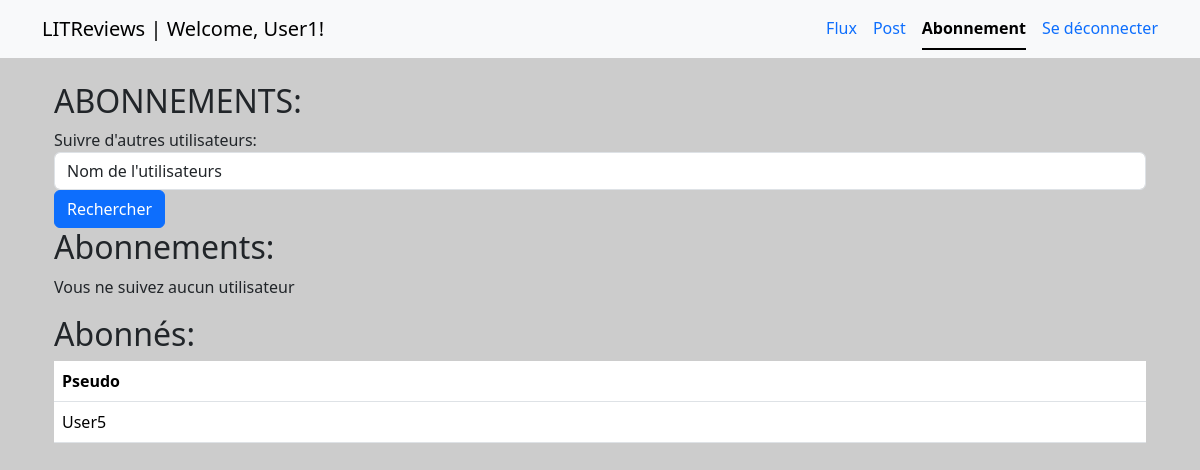
The page /LITReviews/subscription/ (signed in) on the database as committed earlier.
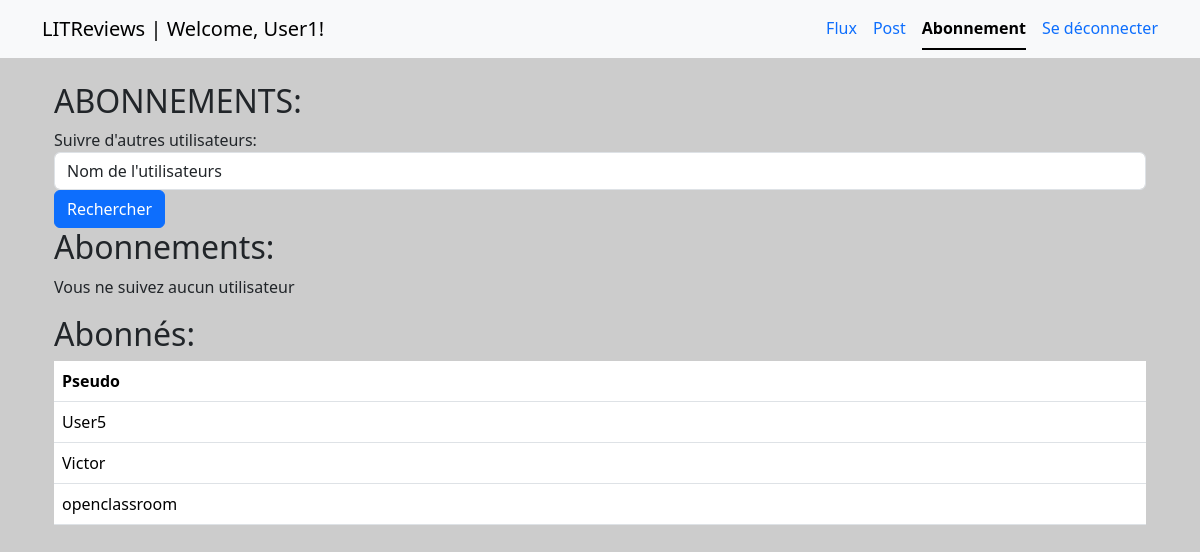
The same page on the database as committed later.
### LITReviews/models.py (models this page shows, shortened)
class UserFollows(models.Model):
    user = models.ForeignKey(
        to=settings.AUTH_USER_MODEL, on_delete=models.CASCADE, related_name="following"
    )
    followed_user = models.ForeignKey(
        to=settings.AUTH_USER_MODEL, on_delete=models.CASCADE, related_name="followers"
    )
    class Meta:
        unique_together = (
            "user",
            "followed_user",
        )

### accounts/models.py (models this page shows)
class User(AbstractUser):
    pass

### LITReviews/views.py (the view, shortened to what this page needs)
# urls.py: path("LITReviews/subscription/", views.subscription_view, name="subscription"),
@login_required
def subscription_view(request):
    error = False
    error_message = ""
    user = request.user
    followed_users = UserFollows.objects.filter(user=user.id)
    followed_users_id = UserFollows.objects.filter(user=user.id).values(
        "followed_user__id"
    )
    followers = UserFollows.objects.filter(followed_user=user.id)
    users_to_follow = User.objects.exclude(id__in=followed_users_id).exclude(id=user.id)
    search_users = None
    context = {
        "search_users": search_users,
        "followers": followers,
        "followed_users": followed_users,
        "users_to_follow": users_to_follow,
        "error": error,
        "error_message": error_message,
    }
    return render(request, "LITReviews/subscription.html", context)

### LITReviews/templates/LITReviews/subscription.html (shortened to what this page needs)
{% extends 'LITReviews/base.html' %}
{% block content %}
<div class="container">
  <h2>ABONNEMENTS:</h2>
  <form method="POST" action="{% url 'subscription' %}">
    <div class="form-group">
      <label for="searchs">Suivre d'autres utilisateurs:</label>
      <input list="searchs" type="text" class="form-control" id="search" name="searchs" value="Nom de l'utilisateurs"
        required onfocus="this.value = '';" autocomplete="off">
    </div>
    <button type=" submit" class="btn btn-primary">Rechercher</button>
  </form>
  <div class="abonnement">
    <h2>Abonnements:</h2>
    {% if followed_users %}
    <table class="table">
      <thead>
        <tr>
          <th>Pseudo</th>
          <th>Action</th>
        </tr>
      </thead>
      <tbody>
        {% for user in followed_users %}
        <tr>
          <td>{{ user.followed_user.username }}</td>
          <td>
            <form method="POST" action="{% url 'unfollow-user' %}">
              {% csrf_token %}
              <input type="hidden" name="user_id" value="{{ user.followed_user.id }}">
              <button type="submit" class="btn btn-secondary">Désabonner</button>
            </form>
          </td>
        </tr>
        {% endfor %}
      </tbody>
    </table>
    {% else %}
    <p>Vous ne suivez aucun utilisateur</p>
    {% endif %}
    <h2>Abonnés:</h2>
    {% if followers %}
    <table class="table">
      <thead>
        <tr>
          <th>Pseudo</th>
        </tr>
      </thead>
      <tbody>
        {% for user in followers %}
        <tr>
          <td>{{ user.user.username }}</td>
        </tr>
        {% endfor %}
      </tbody>
    </table>
    {% else %}
    <p>Vous n'avez pas d'abonnés</p>
    {% endif %}
  </div>
</div>
{% endblock %}

Rows that differ between the two databases and show on the page:
added UserFollows: user.username "Victor"
added UserFollows: user.username "openclassroom"
